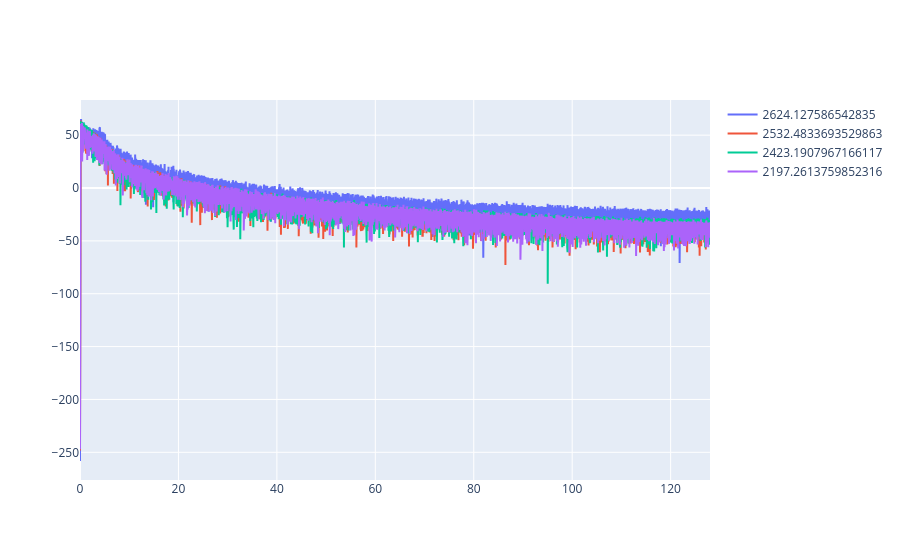

Notebook code for this chart:
### Code cell
fig = go.Figure()
for sample in samples:
    signal = sample.sample_c2.z
    signal.signal = np.square(signal.signal)
    tension = sample.sample_c1.tension

    signal = bandpass(signal, 1, 8)
    env = get_envelope(signal)
    f, xx = get_fft(env)
    xx  = 20 * np.log10(xx)
    fig.add_trace(go.Scatter(x=f, y=xx, name=tension))
fig.show()

### Figure 1 — Plotly figure (JSON) as saved in the notebook; plotly's stock layout.template omitted (floating-point values rounded to 4 significant figures; data arrays with more than 128 entries replaced by an {"elided": "..."} marker saying what was removed)
{"data": [{"name": "2624.127586542835", "type": "scatter", "x": {"elided": "8193 float values"}, "y": {"elided": "8193 float values"}}, {"name": "2532.4833693529863", "type": "scatter", "x": {"elided": "8193 float values"}, "y": {"elided": "8193 float values"}}, {"name": "2423.1907967166117", "type": "scatter", "x": {"elided": "8193 float values"}, "y": {"elided": "8193 float values"}}, {"name": "2197.2613759852316", "type": "scatter", "x": {"elided": "8193 float values"}, "y": {"elided": "8193 float values"}}], "layout": {}}
